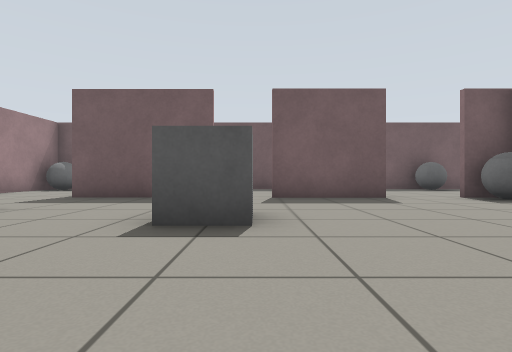
[1] (above)

23 first-person views from a walk through a world built for the Gazebo simulator. The camera is 0.5 m above the floor, looks level and sees 80° across. The floor is counted in squares, 1 m on a side. Each view is taken from the middle of a square. On the plan, view 1 faces up. The plan holds only what a view shows up to about 9 squares ahead; the rest is blank.

[2]
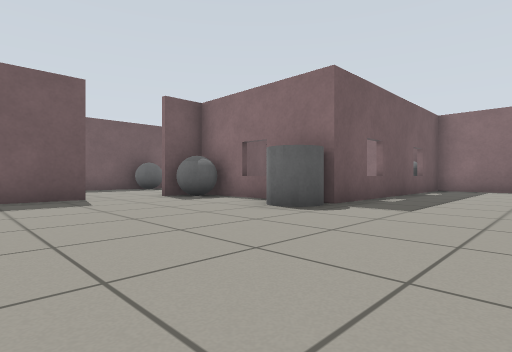

[3]
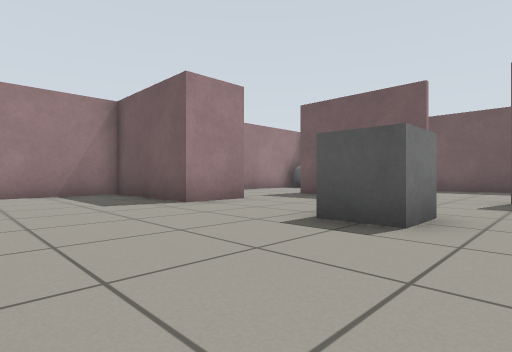

[4]
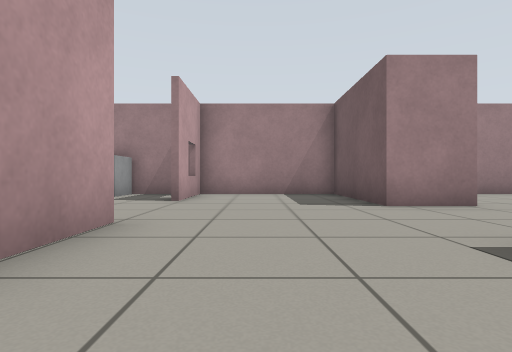

[5]
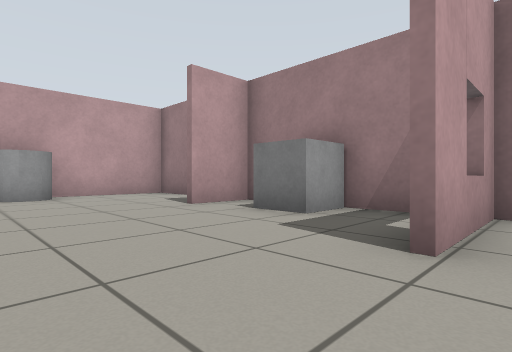

[6]
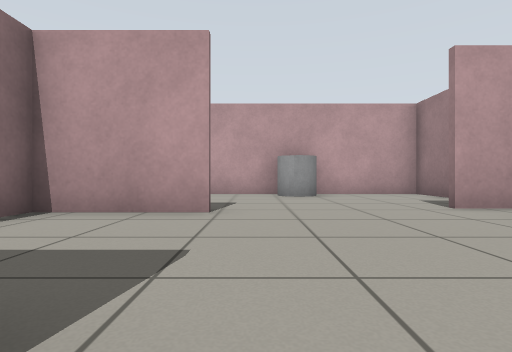

[7]
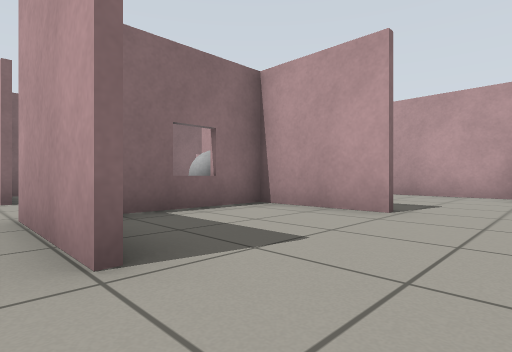

[8]
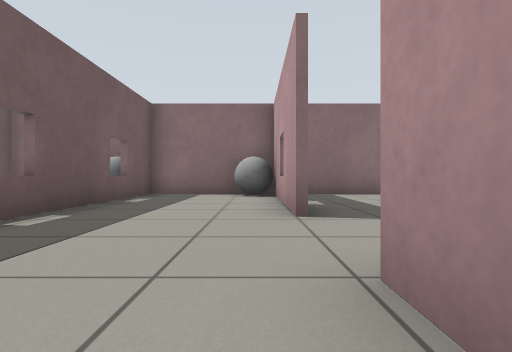

[9]
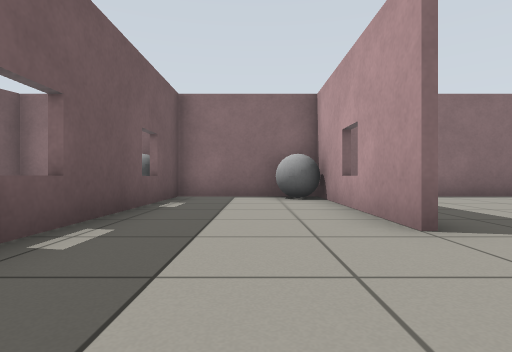

[10]
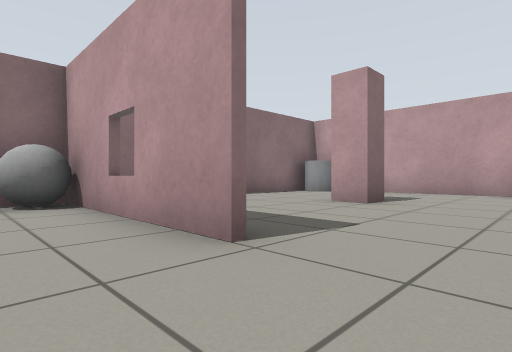

[11]
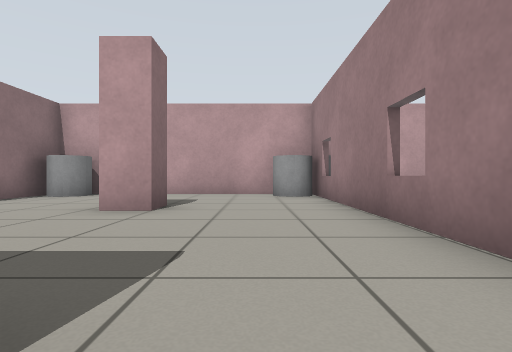

[12]
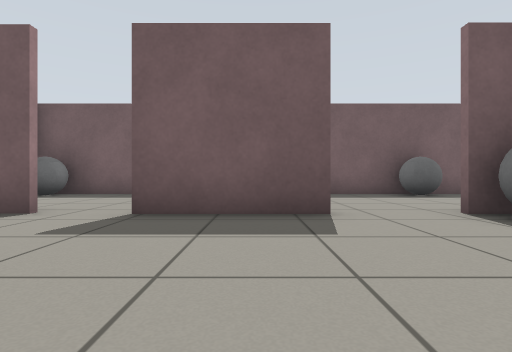

[13]
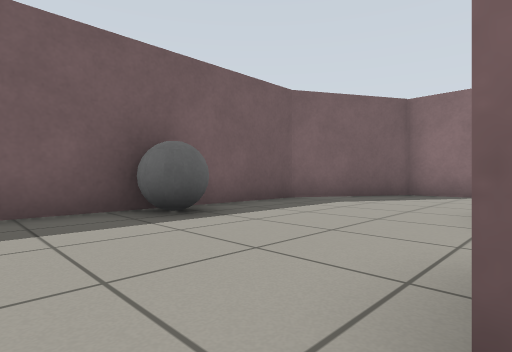

[14]
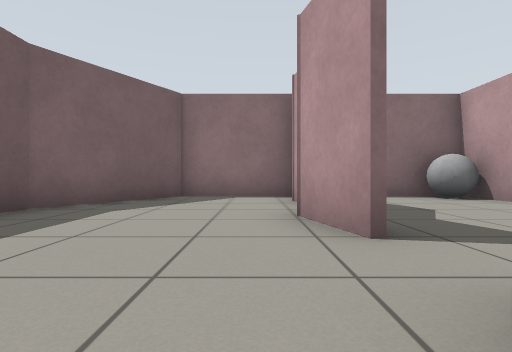

[15]
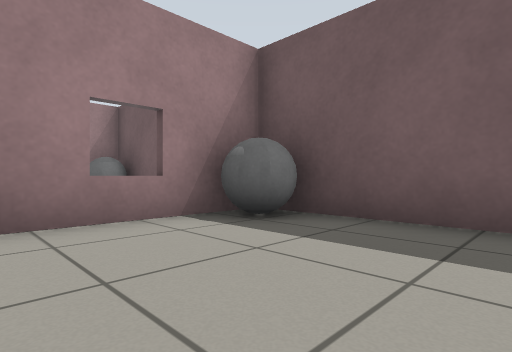

[16]
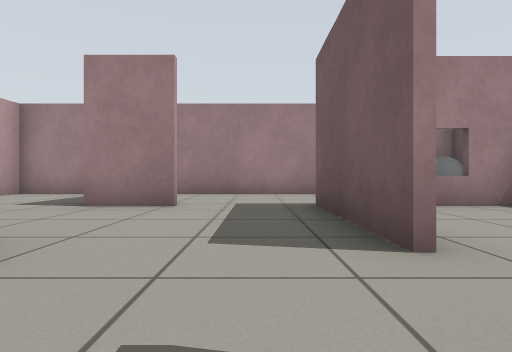

[17]
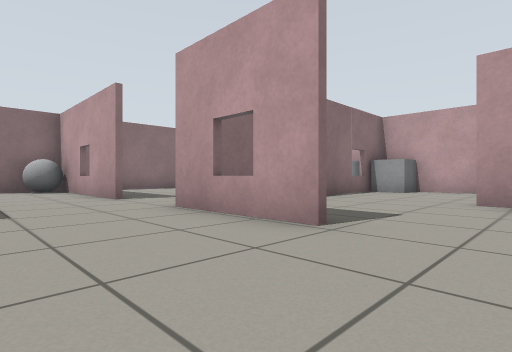

[18]
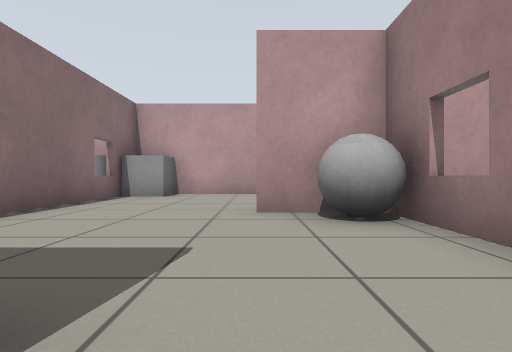

[19]
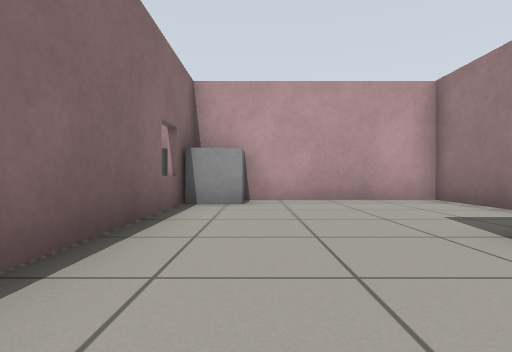

[20]
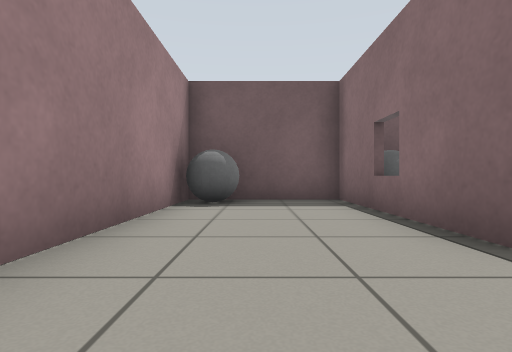

[21]
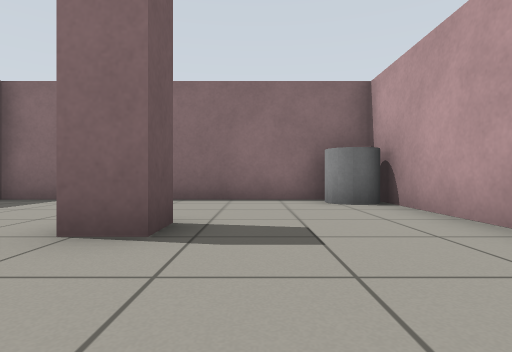

[22]
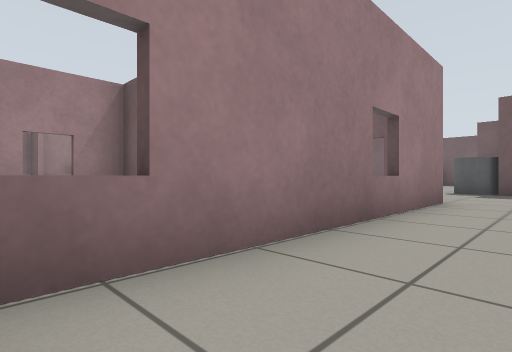

[23]
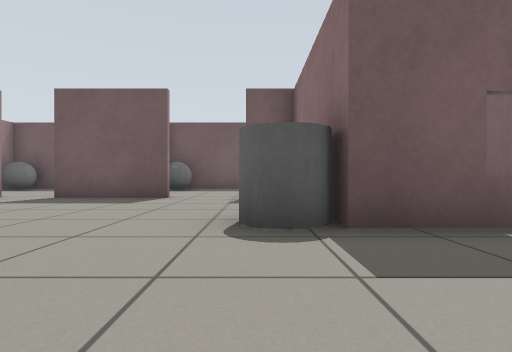

### Floor plan
Points are (right, up) in squares from view 1. A wall is a line through its corners. A room is listed if a view was taken in it or the views show most of it. See-through windows are left out.
Room 1 (views 1, 2, 3, 4, 5, 6, 7, 8, 9, 10, 11, 12, 13, 16, 17, 18, 23)
walls: (-2.4, -0.6) (0.2, -0.6); (2.6, -0.6) (5.5, -0.6) (5.5, -1.6); (0.1, -4.3) (0.1, -1.5); (-2.4, -4.2) (0.6, -4.2); (-4, 4.8) (-4, 3.2) (-7.4, 3.2) (-7.4, -0.6) (-5, -0.6); (-0.9, 7) (-4.2, 7); (-7.4, -0.8) (-7.4, -4.7) (-6, -4.7); (3, 7) (0.4, 7); (7.7, -0.6) (12.4, -0.6) (12.4, 2.9) (5.9, 2.9) (5.9, 7) (4.8, 7); (-7.4, -7) (-7.4, -8.4) (0, -8.4); (12.4, -1.6) (12.4, -0.6)
ways out: opening at (3.5, 7) to room 2; opening at (1.5, -1) to room 3; opening at (-4, 5.5) to room 4; opening at (6.5, -1) to room 5; opening at (12, -1) to room 5; opening at (0, 7) to room 6
objects: grey box (-7, -3); grey cylinder (-4, -8); grey box (-1, 3) to (0, 4); grey cylinder (5, 3) to (5, 4); grey ball (5, 6); grey ball (11, 0) to (12, 0)
Room 2 (views 14, 15)
walls: (7.4, 7.1) (8.8, 7.5); (12.4, 7.1) (12.4, 9.8) (9.6, 11.4) (1.6, 11.4) (1.6, 8.2)
ways out: opening at (3.5, 7) to room 1; opening at (7, 7) to room 7
objects: grey ball (2, 11); grey ball (6, 11) to (7, 11)
Room 3 (view 19)
walls: (0.2, -2.1) (0.2, -8.5); (5.3, -8.5) (5.3, -1); (0, -8.4) (5.5, -8.4); (4.6, -0.7) (4.1, -0.7)
ways out: opening at (1.5, -1) to room 1
objects: grey ball (1, -4) to (1, -3); grey box (4, -8) to (5, -8)
Room 4 (view 20)
walls: (-4.2, 7) (-4.2, 11.5); (-3.9, 11.4) (-7.4, 11.4) (-7.4, 3.8)
ways out: opening at (-4, 5.5) to room 1
objects: grey ball (-7, 11)
Room 5 (views 21, 22)
walls: (9.3, -5.1) (8.5, -5.1) (8.5, -4.4) (9.2, -4.4); (5.5, -1.6) (5.5, -7.4); (5.5, -8.4) (12.4, -8.4) (12.4, -1.6)
ways out: opening at (6.5, -1) to room 1; opening at (12, -1) to room 1
objects: grey cylinder (6, -8); grey cylinder (12, -8)
Room 6 (no view inside)
walls: (0, 11.4) (-3.9, 11.4); (-4, 11.5) (-4, 9)
ways out: opening at (0, 7) to room 1
objects: grey ball (-3, 11)
Room 7 (no view inside)
walls: (10.9, 3) (12.4, 3) (12.4, 6.7) (11.9, 6.9); (11, 7.1) (10.2, 6.9)
ways out: opening at (7, 7) to room 2
objects: grey ball (12, 4)

Where each view was taken, in squares from view 1:
view 1: 0 up, 0 right, facing up
view 2: 0 up, 1 right, facing up-right
view 3: 0 up, 1 right, facing up-left
view 4: 1 up, 1 right, facing left
view 5: 0 up, 3 left, facing down-left
view 6: 0 up, 3 left, facing down
view 7: 0 up, 4 left, facing down-right
view 8: 0 up, 4 right, facing right
view 9: 1 up, 5 right, facing right
view 10: 1 up, 6 right, facing down-right
view 11: 0 up, 7 right, facing down
view 12: 3 up, 2 right, facing up
view 13: 7 up, 4 right, facing up-right
view 14: 8 up, 5 right, facing right
view 15: 8 up, 5 right, facing up-left
view 16: 6 up, 1 right, facing left
view 17: 2 up, 1 right, facing down-right
view 18: 0 up, 2 right, facing down
view 19: 2 down, 4 right, facing down
view 20: 5 up, 6 left, facing up
view 21: 6 down, 6 right, facing right
view 22: 7 down, 7 right, facing up-left
view 23: 0 up, 5 right, facing up
